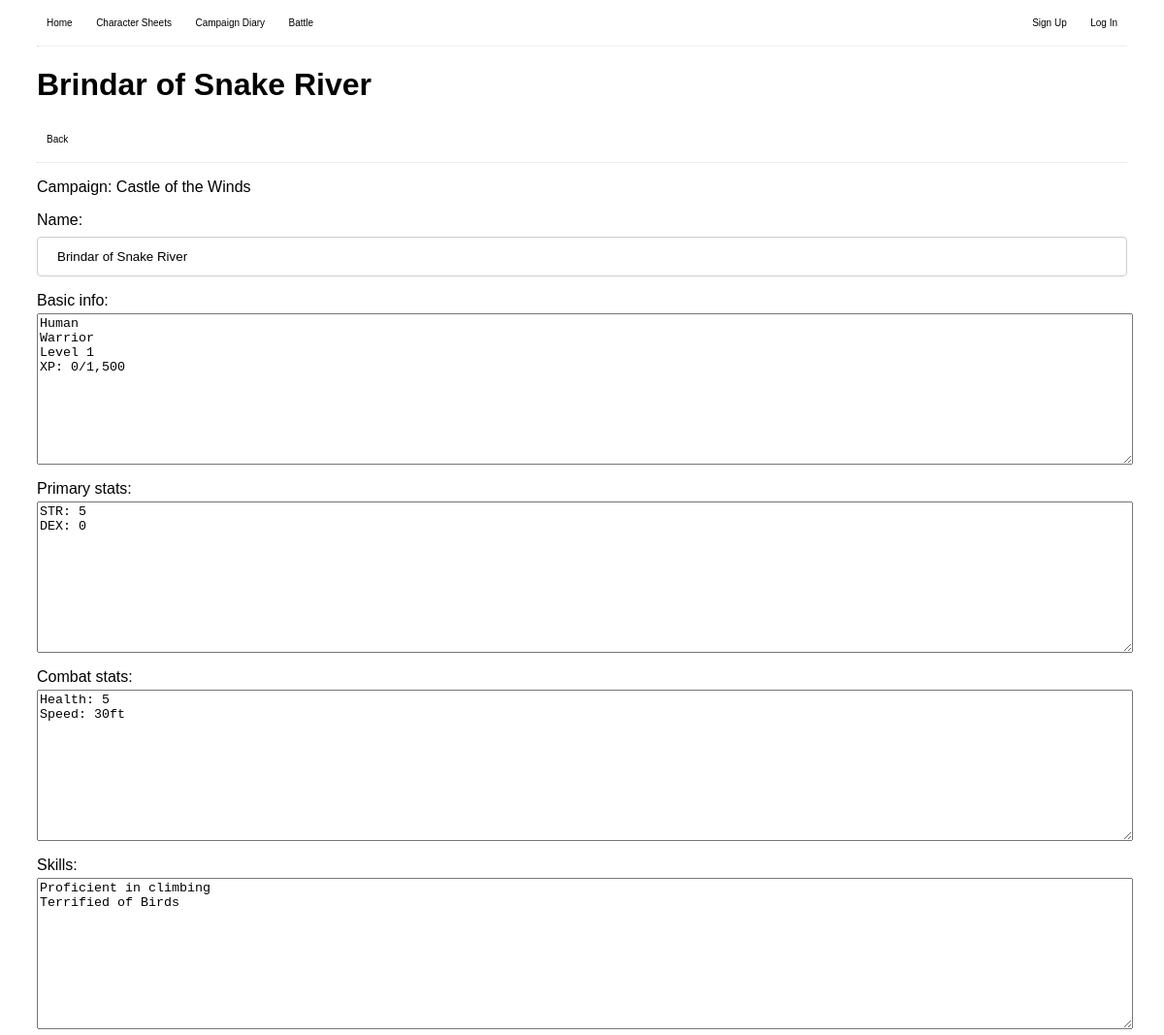
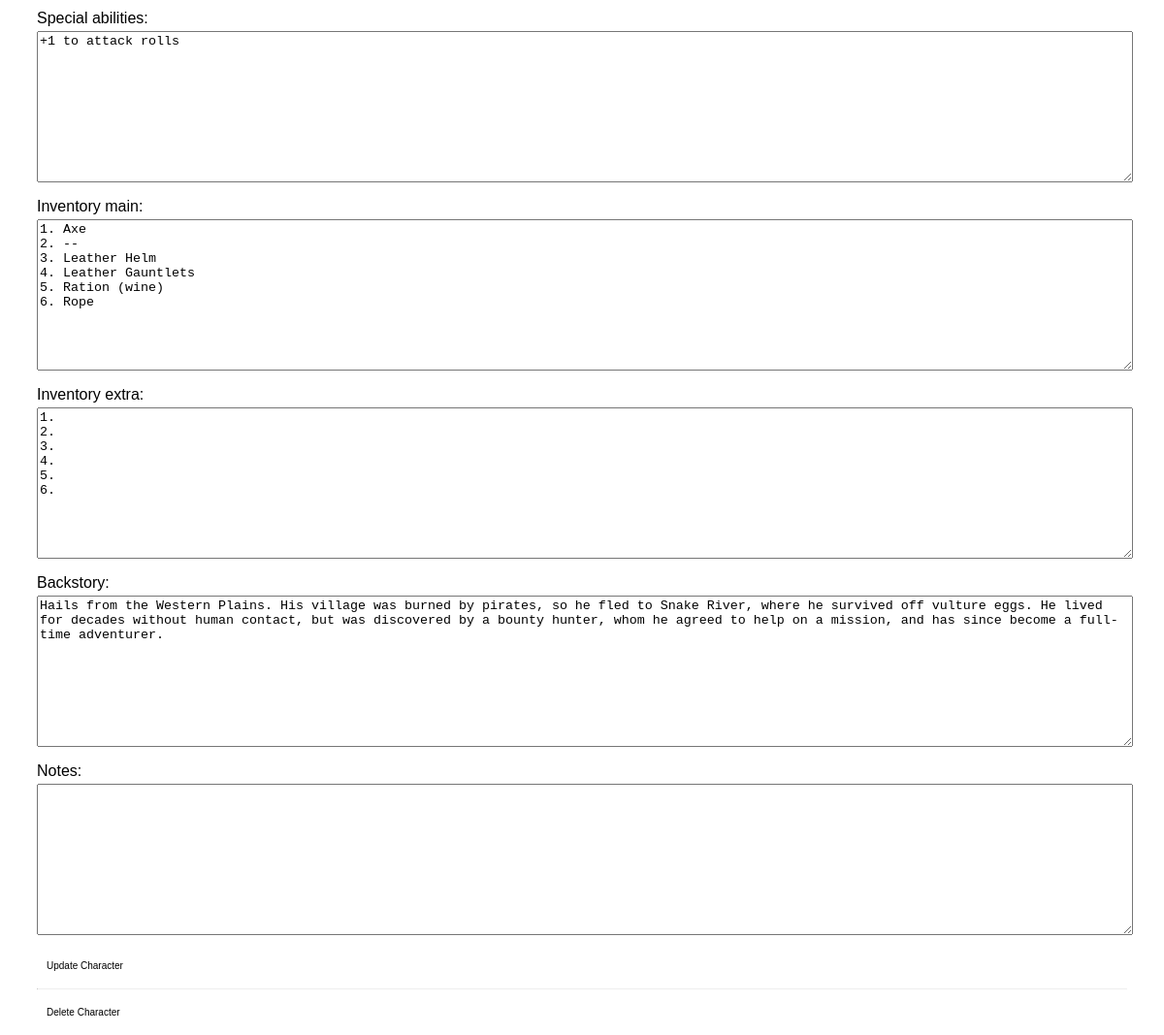
The page /charsheets/7/ on the database its author committed (2 pictures, top to bottom).
### charsheets/models.py (models this page shows, shortened)
class Charsheet(models.Model):
    name = models.CharField(max_length=50)
    player = ForeignKey(User, on_delete=models.CASCADE)
    campaign = ForeignKey(Campaign, on_delete=models.CASCADE)
    basic_info = models.TextField(blank=True)
    primary_stats = models.TextField(blank=True)
    combat_stats = models.TextField(blank=True)
    skills = models.TextField(blank=True)
    special_abilities = models.TextField(blank=True)
    inventory_main = models.TextField(blank=True)
    inventory_extra = models.TextField(blank=True)
    backstory = models.TextField(blank=True)
    notes = models.TextField(blank=True)

### accounts/models.py (models this page shows, shortened)
class Campaign(models.Model):
    name = models.CharField(max_length = 50)
    system = models.CharField(max_length=50)
    premise = models.TextField()
    key = models.CharField(max_length=50, default=generate_random_key, unique=True)
    users = models.ManyToManyField(User, related_name='campaigns')
    host = models.ForeignKey(User, on_delete=models.CASCADE, related_name='hosted_campaigns')
    def __str__(self):
        return self.name
    class Meta:
        db_table = 'blog_campaign'

### charsheets/views.py (the view, shortened to what this page needs)
# urls.py: path("<int:pk>/", IndividualSheetView.as_view(), name='Character Sheet'),
class IndividualSheetView(UpdateView):
    model = Charsheet
    template_name = "individual_charsheet.html"
    fields = ['name', 'basic_info', 'primary_stats', 'combat_stats', 'skills', 'special_abilities', 'inventory_main', 'inventory_extra', 'backstory', 'notes']

### charsheets/templates/individual_charsheet.html (shortened to what this page needs)
<!DOCTYPE html>
<html>
    <head>
    </head>
    <body>
        {% extends "base.html" %}
        {% block content %}
        <div>
            <h1>{{ charsheet.name }}</h1>
            <a href="{% url 'Character Sheets' %}"><button>Back</button></a>
            <hr>
        </div>
        <div>
            <p>Campaign: {{ charsheet.campaign }}</p>
            <form action="" method="post">
                {{ form.as_p }}
                <button type="submit">Update Character</button>
            </form>
            <hr>
            <a href="{% url 'Delete Character' object.pk %}"><button>Delete Character</button></a>
        </div>
        {% endblock %}

### static/css/style.css (style rules this page uses)
body { font-family: 'Trebuchet MS', 'Lucida Sans Unicode', 'Lucida Grande', 'Lucida Sans', Arial, sans-serif; padding-left: 2.5%; padding-right: 2.5%; }
button, a.button { padding: 10px; border-radius: 50px; background-color: white; border: none; transition-duration: 0.5s; text-decoration: none; color: black; font-family:Verdana, Geneva, Tahoma, sans-serif; font-size:x-small; }
hr { border-top: rgb(235, 241, 245); }
a { color: rgb(111, 157, 187); }
input { padding: 12px 20px; margin: 8px 0; border: 1px solid #ccc; border-radius: 4px; box-sizing: border-box; }
form p label { display: block; margin-bottom: 4px; }
form p input, form p textarea, form p select { display: block; width: 100%; margin-bottom: 12px; }

### rows shown on the page
Charsheet: name "Brindar of Snake River", campaign "Castle of the Winds", basic_info "Human Warrior Level 1 XP: 0/1,500", primary_stats "STR: 5 DEX: 0", combat_stats "Health: 5 Speed: 30ft", skills "Proficient in climbing Terrified of Birds", special_abilities "+1 to attack rolls", inventory_main "1. Axe 2. -- 3. Leather Helm 4. Leather Gauntlets 5. Ration (wine) 6. Rope", inventory_extra "1. 2. 3. 4. 5. 6.", backstory "Hails from the Western Plains. His village was burned by pirates, so he fled to Snake River, where he survived off vulture eggs. He lived for decades without human contact, but was discovered by a bounty hunter, whom he agreed to help on a mission, and has since become a full-time adventurer."
